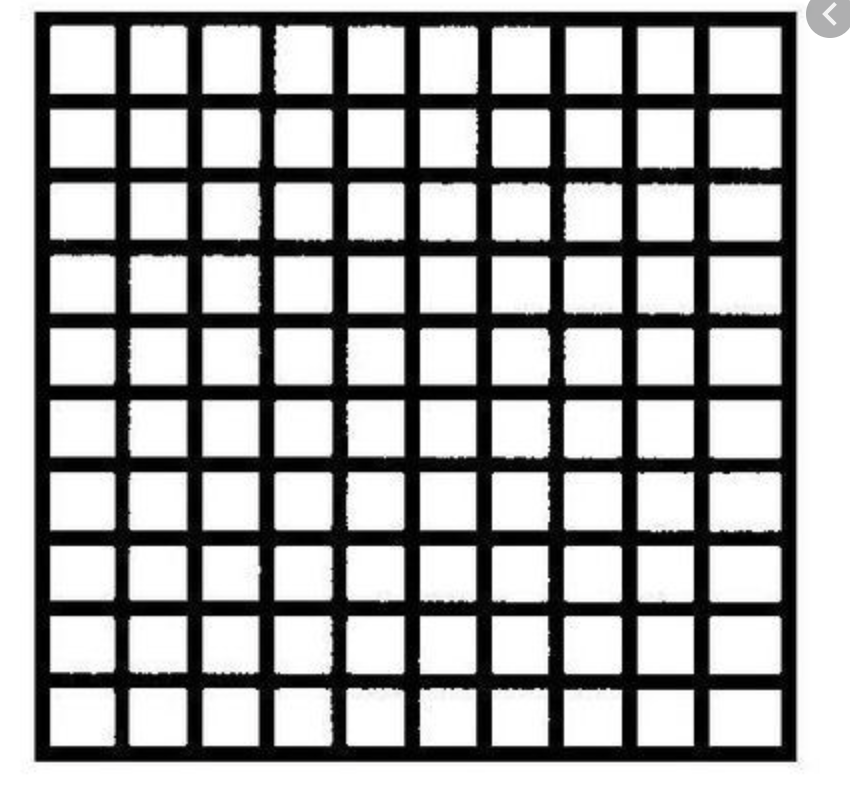
#> input picture data/10x10grid.png, 850 x 810 px
$ python random_devansh.py
#> lines starting #> are read from the running program, lines starting #| are printed output that depends on the picture; after the words box and inside, x2 and y2 are one past the last pixel; in counts of white or black regions, pixels touching at a corner belong together
import cv2
import numpy as np

image  = cv2.imread("../data/10x10grid.png")
#> image is the input picture: shape (810, 850, 3); mean B, G, R 171.5, 171.5, 171.6
cv2.imshow("Image", image)

gray = cv2.cvtColor(image, cv2.COLOR_BGR2GRAY)
cv2.imshow("gray", gray)

blur = cv2.GaussianBlur(gray, (5,5), 0)
cv2.imshow("blur", blur)

thresh = cv2.adaptiveThreshold(blur, 255, 1, 1, 11, 2)
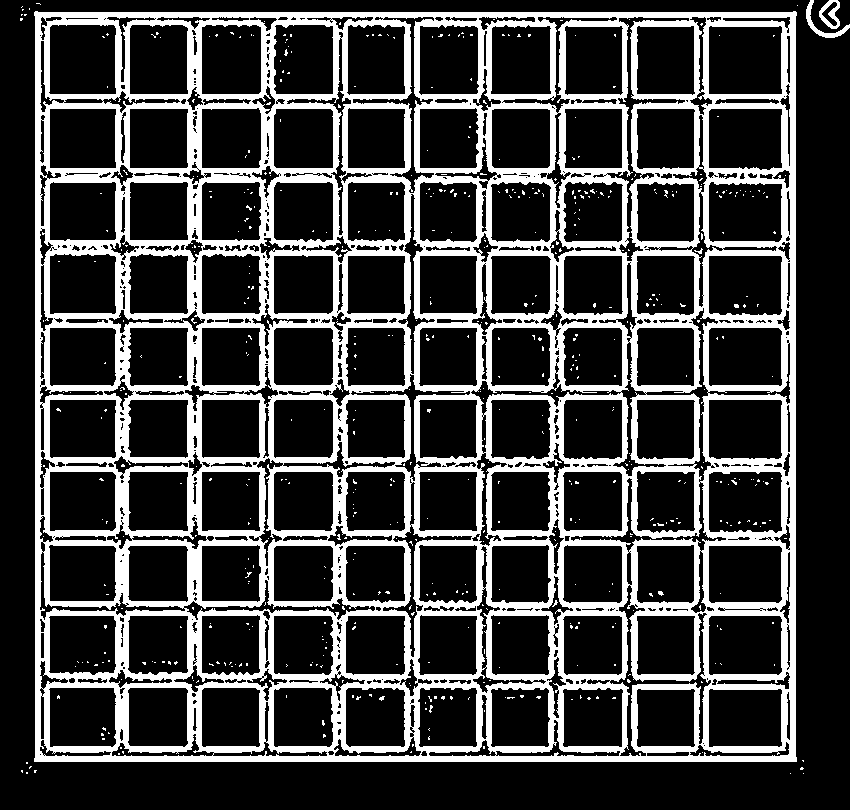
#> thresh: shape (810, 850); 25.4% white; 573 white regions (568 under 20 px)
cv2.imshow("thresh", thresh)

contours, _ = cv2.findContours(thresh, cv2.RETR_TREE, cv2.CHAIN_APPROX_SIMPLE)
#> contours = 1315 contours, 846 with area under 20; largest, box (x1, y1, x2, y2) and area: (34, 11, 797, 762) 569261, (708, 25, 783, 95) 4978, (48, 24, 117, 95) 4620, (708, 108, 783, 171) 4401, (708, 471, 783, 534) 4386

max_area = 0
c = 0
for i in contours:
        area = cv2.contourArea(i)
        if area > 1000:
                if area > max_area:
                    max_area = area
                    best_cnt = i
                    image = cv2.drawContours(image, contours, c, (0, 255, 0), 3)
        c+=1
#> this loop made 1315 passes
#> (area, max_area) on pass 13: (569261, 569261)
#> area on passes 16, 18, 19, 23, 25, 26: 182, 31, 26, 509.5, 563, 387.5
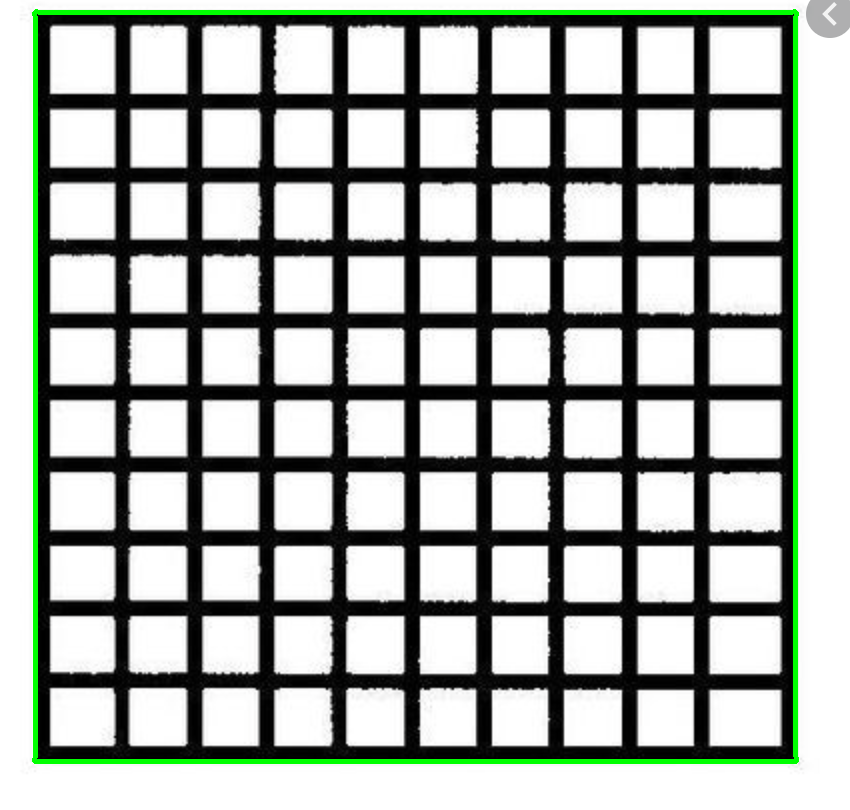
#> image: shape (810, 850, 3); 2.19% of pixels changed, all inside (x1, y1, x2, y2) = (32, 9, 799, 764)
#> after the loop, best_cnt = contour of 18 points, box (x1, y1, x2, y2) (34, 11, 797, 762), area 569261; c = 1315; max_area = 569261

mask = np.zeros((gray.shape),np.uint8)
cv2.drawContours(mask,[best_cnt],0,255,-1)
#> mask: shape (810, 850); 82.9% white; 1 black region, box (x1, y1, x2, y2) and area: (0, 0, 850, 810) 117727
cv2.drawContours(mask,[best_cnt],0,0,2)
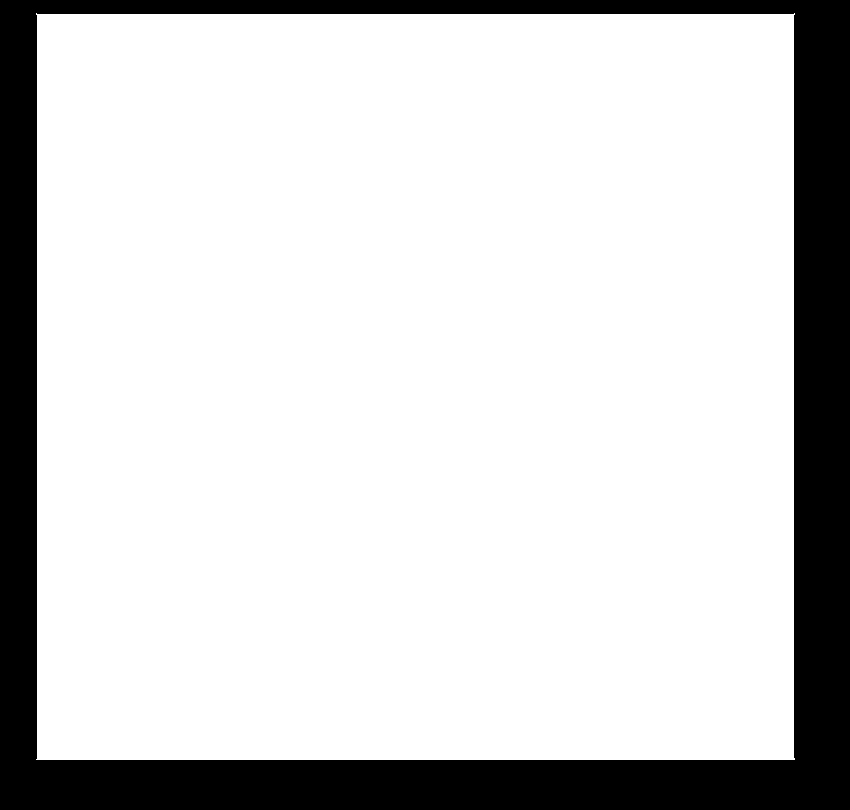
#> mask: shape (810, 850); 82% white; 1 black region, box (x1, y1, x2, y2) and area: (0, 0, 850, 810) 123771
cv2.imshow("mask", mask)

out = np.zeros_like(gray)
out[mask == 255] = gray[mask == 255]
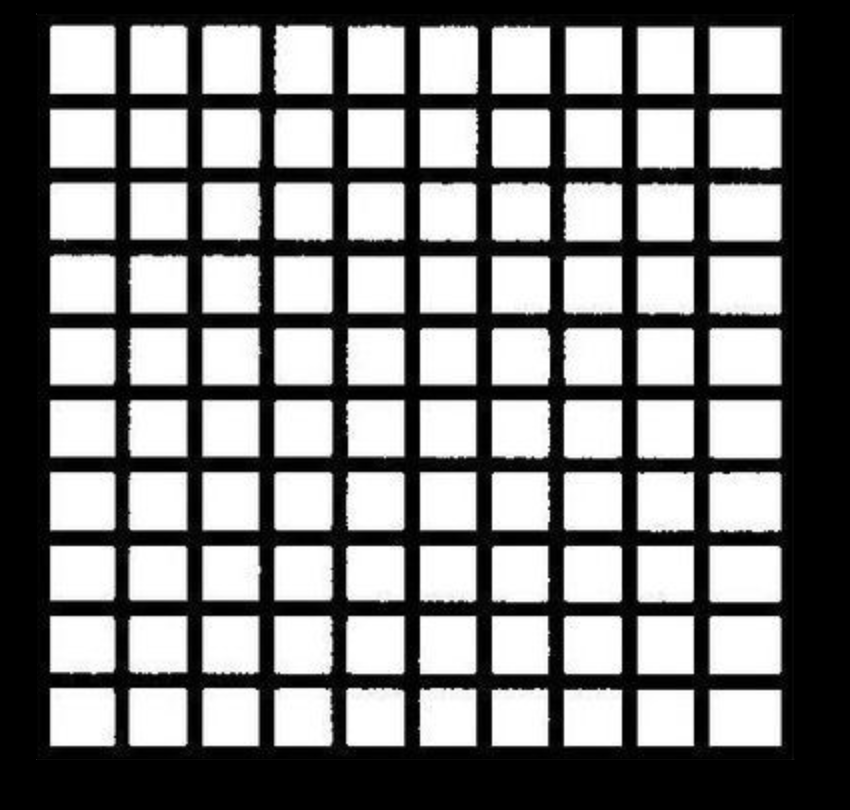
#> out: shape (810, 850); min 0, max 255, mean 128.4
cv2.imshow("New image", out)

blur = cv2.GaussianBlur(out, (5,5), 0)
cv2.imshow("blur1", blur)

thresh = cv2.adaptiveThreshold(blur, 255, 1, 1, 11, 2)
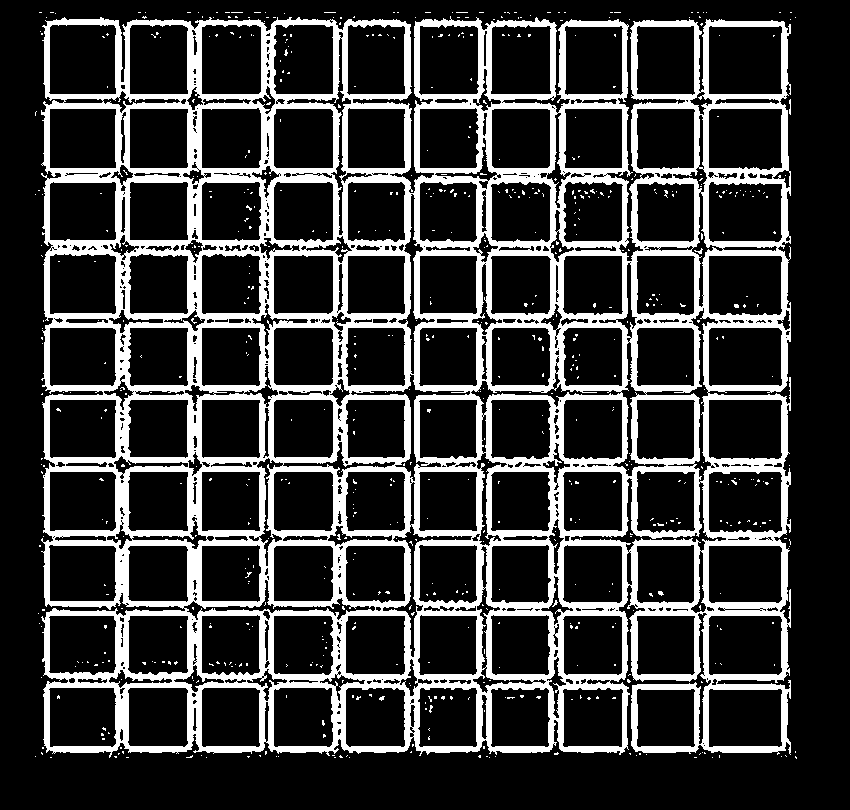
#> thresh: shape (810, 850); 22.7% white; 674 white regions (670 under 20 px)
cv2.imshow("thresh1", thresh)

contours, _ = cv2.findContours(thresh, cv2.RETR_TREE, cv2.CHAIN_APPROX_SIMPLE)
#> contours = 1326 contours, 928 with area under 20; largest, box (x1, y1, x2, y2) and area: (41, 16, 791, 758) 533020, (708, 25, 783, 95) 4978, (48, 24, 117, 95) 4620, (708, 108, 783, 171) 4401, (708, 471, 783, 534) 4386

c = 0
for i in contours:
        area = cv2.contourArea(i)
        if area > 1000/2:
            cv2.drawContours(image, contours, c, (0, 255, 0), 3)
        c+=1
#> this loop made 1326 passes
#> area on passes 111, 133, 134: 533020, 4180.5, 3289
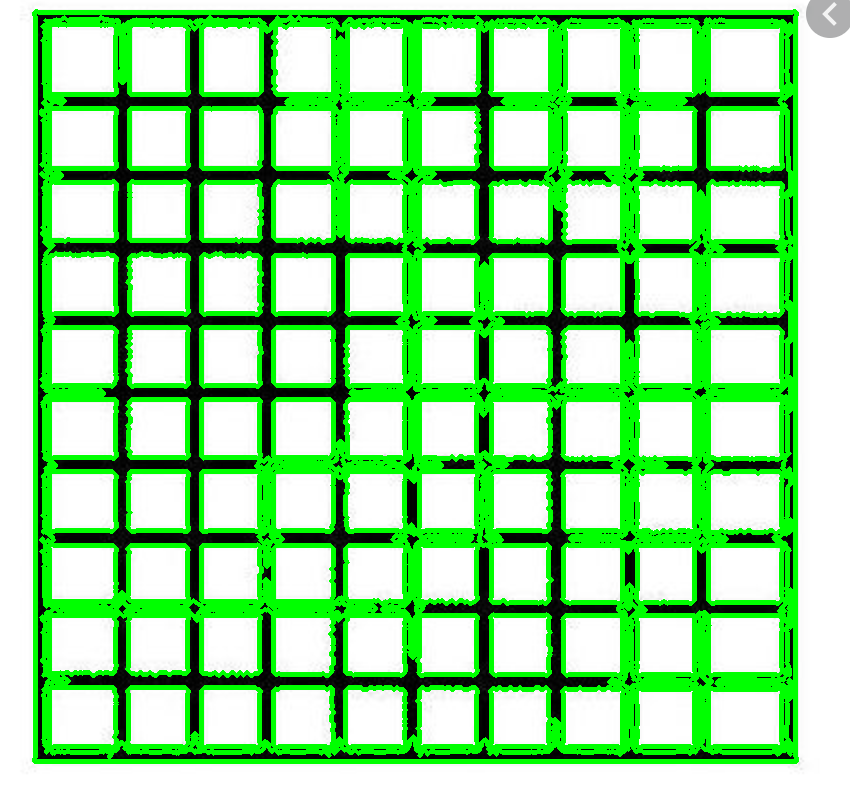
#> image: shape (810, 850, 3); mean B, G, R 152.9, 222.9, 152.9
#> after the loop, c = 1326


cv2.imshow("Final Image", image)
cv2.waitKey(0)
cv2.destroyAllWindows()
